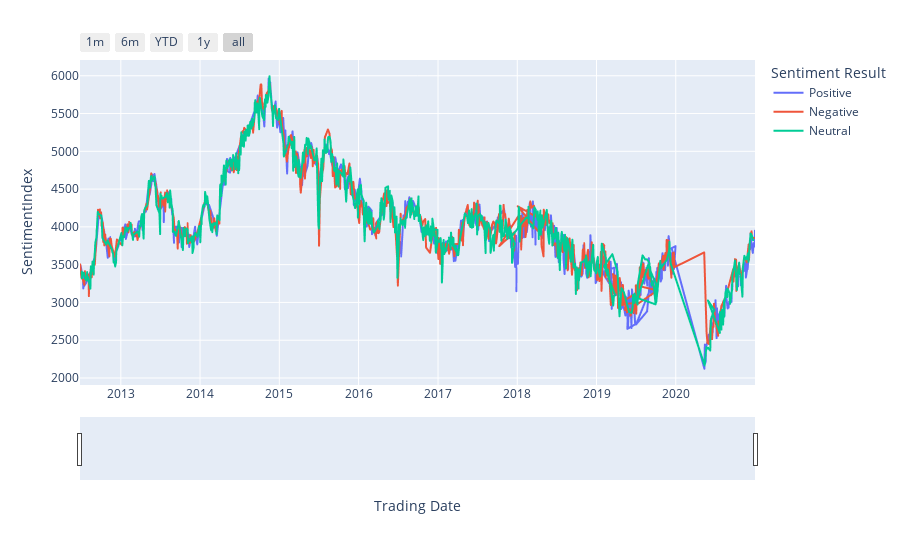

Notebook source saved alongside this figure:
### Code cell
newindexdft=newindexdft.reset_index(drop=False)

fig = px.line(newindexdft, x="Trading Date", y="SentimentIndex", color='Sentiment Result')
fig.update_xaxes(
    rangeslider_visible=True,
    rangeselector=dict(
        buttons=list([
            dict(count=1, label="1m", step="month", stepmode="backward"),
            dict(count=6, label="6m", step="month", stepmode="backward"),
            dict(count=1, label="YTD", step="year", stepmode="todate"),
            dict(count=1, label="1y", step="year", stepmode="backward"),
            dict(step="all")
        ])
    )
)
fig.update_layout(autotypenumbers='convert types')

fig.show()

### Figure 1 — Plotly figure (JSON) as saved in the notebook; plotly's stock layout.template omitted (floating-point values rounded to 4 significant figures; data arrays with more than 128 entries replaced by an {"elided": "..."} marker saying what was removed)
{"data": [{"hovertemplate": "Sentiment Result=Positive<br>Trading Date=%{x}<br>SentimentIndex=%{y}<extra></extra>", "legendgroup": "Positive", "line": {"color": "#636efa", "dash": "solid"}, "marker": {"symbol": "circle"}, "mode": "lines", "name": "Positive", "showlegend": true, "type": "scattergl", "x": {"elided": "599 str values"}, "xaxis": "x", "y": {"elided": "599 float values"}, "yaxis": "y"}, {"hovertemplate": "Sentiment Result=Negative<br>Trading Date=%{x}<br>SentimentIndex=%{y}<extra></extra>", "legendgroup": "Negative", "line": {"color": "#EF553B", "dash": "solid"}, "marker": {"symbol": "circle"}, "mode": "lines", "name": "Negative", "showlegend": true, "type": "scattergl", "x": {"elided": "625 str values"}, "xaxis": "x", "y": {"elided": "625 float values"}, "yaxis": "y"}, {"hovertemplate": "Sentiment Result=Neutral<br>Trading Date=%{x}<br>SentimentIndex=%{y}<extra></extra>", "legendgroup": "Neutral", "line": {"color": "#00cc96", "dash": "solid"}, "marker": {"symbol": "circle"}, "mode": "lines", "name": "Neutral", "showlegend": true, "type": "scattergl", "x": {"elided": "731 str values"}, "xaxis": "x", "y": {"elided": "731 float values"}, "yaxis": "y"}], "layout": {"autotypenumbers": "convert types", "legend": {"title": {"text": "Sentiment Result"}, "tracegroupgap": 0}, "margin": {"t": 60}, "xaxis": {"anchor": "y", "domain": [0, 1], "rangeselector": {"buttons": [{"count": 1, "label": "1m", "step": "month", "stepmode": "backward"}, {"count": 6, "label": "6m", "step": "month", "stepmode": "backward"}, {"count": 1, "label": "YTD", "step": "year", "stepmode": "todate"}, {"count": 1, "label": "1y", "step": "year", "stepmode": "backward"}, {"step": "all"}]}, "rangeslider": {"visible": true}, "title": {"text": "Trading Date"}}, "yaxis": {"anchor": "x", "domain": [0, 1], "title": {"text": "SentimentIndex"}}}}
